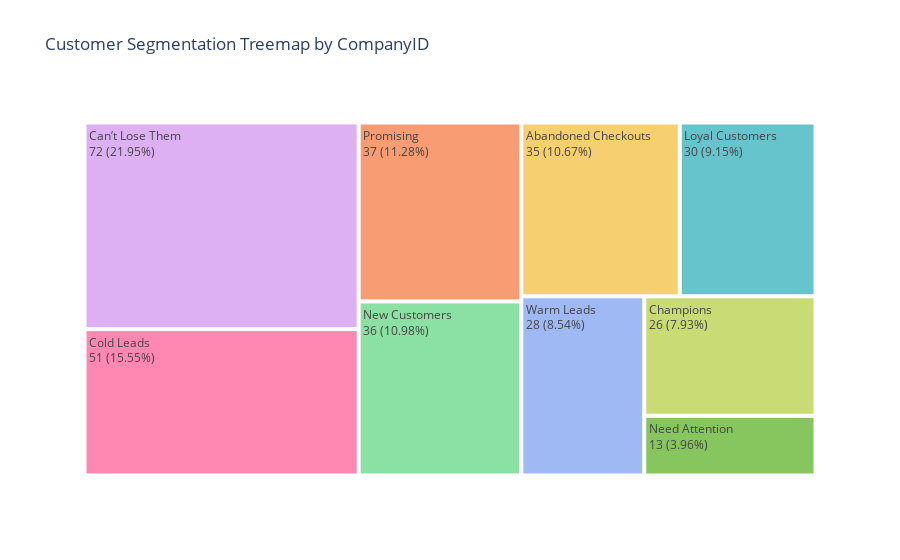

The notebook cell this image was saved under:
### Code cell
import plotly.express as px

# Hitung jumlah dan persentase dari setiap segmen pelanggan
segment_counts_company = rf_df_company['Customer_Segment'].value_counts().reset_index()
segment_counts_company.columns = ['Segment', 'Count']
segment_counts_company['Percentage'] = (segment_counts_company['Count'] / segment_counts_company['Count'].sum()) * 100

# Buat Treemap
fig = px.treemap(segment_counts_company, 
                 path=['Segment'], 
                 values='Count', 
                 color='Segment', 
                 color_discrete_sequence=px.colors.qualitative.Pastel, 
                 title="Customer Segmentation Treemap by CompanyID")

# Tambahkan informasi persentase pada label
fig.data[0].texttemplate = "%{label}<br>%{value} (%{percentParent:.2%})"

# Tampilkan plot
fig.show()

### Figure 1 — Plotly figure (JSON) as saved in the notebook; plotly's stock layout.template omitted (floating-point values rounded to 4 significant figures)
{"data": [{"branchvalues": "total", "customdata": [["Loyal Customers"], ["Abandoned Checkouts"], ["Promising"], ["Can’t Lose Them"], ["Need Attention"], ["Warm Leads"], ["Cold Leads"], ["Champions"], ["New Customers"]], "domain": {"x": [0, 1], "y": [0, 1]}, "hovertemplate": "labels=%{label}<br>Count=%{value}<br>parent=%{parent}<br>id=%{id}<br>Segment=%{customdata[0]}<extra></extra>", "ids": ["Loyal Customers", "Abandoned Checkouts", "Promising", "Can’t Lose Them", "Need Attention", "Warm Leads", "Cold Leads", "Champions", "New Customers"], "labels": ["Loyal Customers", "Abandoned Checkouts", "Promising", "Can’t Lose Them", "Need Attention", "Warm Leads", "Cold Leads", "Champions", "New Customers"], "marker": {"colors": ["rgb(102, 197, 204)", "rgb(246, 207, 113)", "rgb(248, 156, 116)", "rgb(220, 176, 242)", "rgb(135, 197, 95)", "rgb(158, 185, 243)", "rgb(254, 136, 177)", "rgb(201, 219, 116)", "rgb(139, 224, 164)"]}, "name": "", "parents": ["", "", "", "", "", "", "", "", ""], "texttemplate": "%{label}<br>%{value} (%{percentParent:.2%})", "type": "treemap", "values": [30, 35, 37, 72, 13, 28, 51, 26, 36]}], "layout": {"legend": {"tracegroupgap": 0}, "title": {"text": "Customer Segmentation Treemap by CompanyID"}, "treemapcolorway": ["rgb(102, 197, 204)", "rgb(246, 207, 113)", "rgb(248, 156, 116)", "rgb(220, 176, 242)", "rgb(135, 197, 95)", "rgb(158, 185, 243)", "rgb(254, 136, 177)", "rgb(201, 219, 116)", "rgb(139, 224, 164)", "rgb(180, 151, 231)", "rgb(179, 179, 179)"]}}
